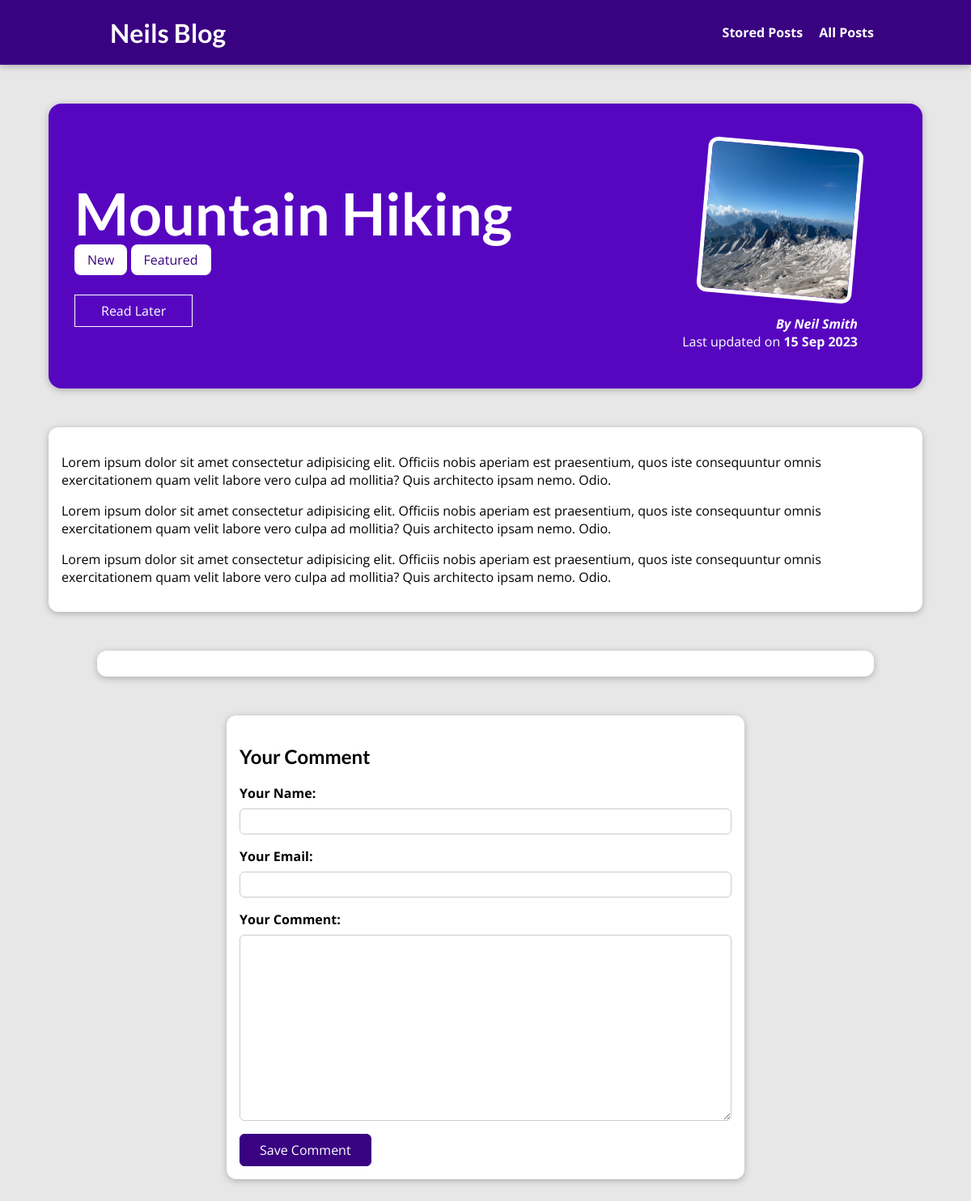
The page /posts/hike-in-the-mountains on the database as committed earlier.
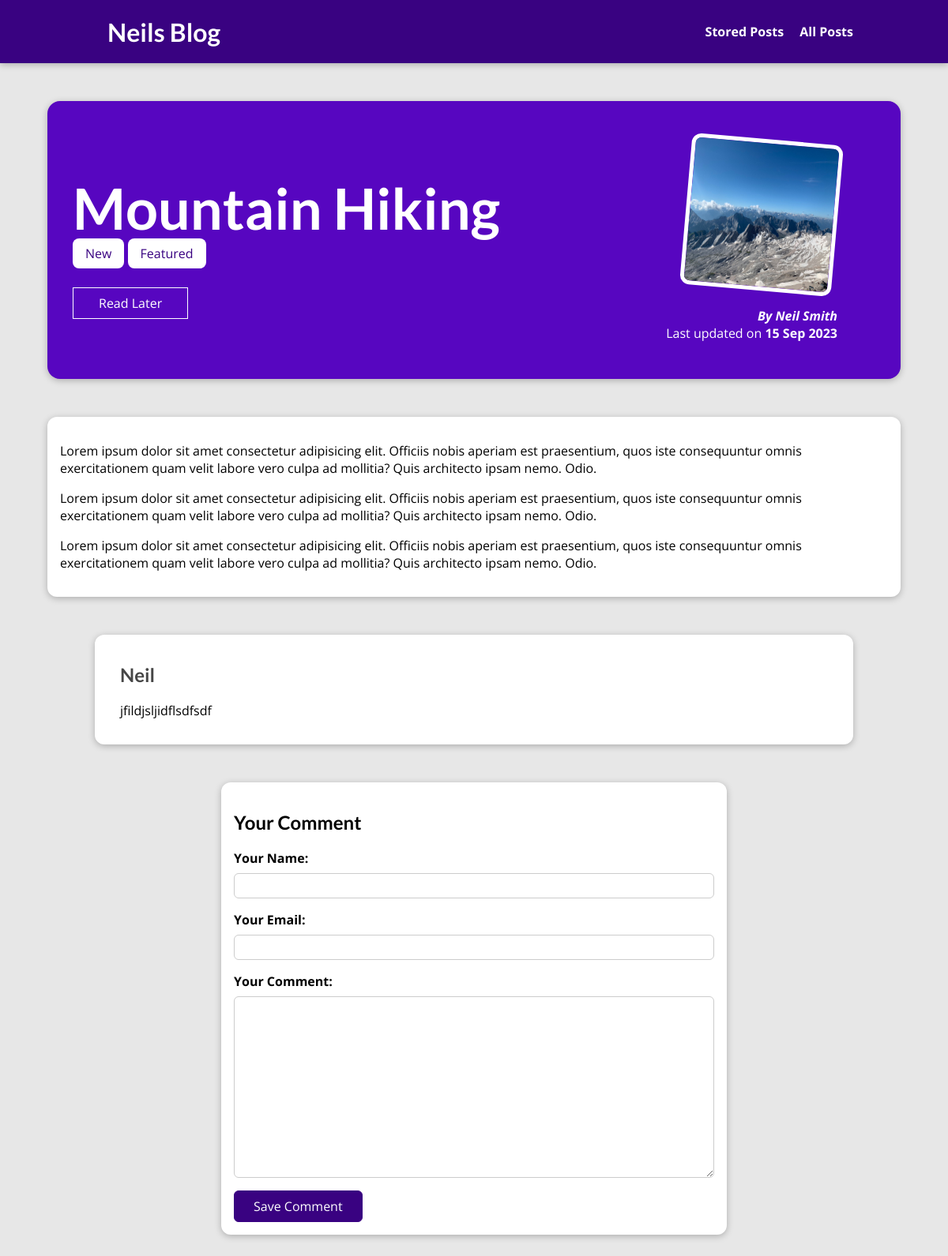
The same page on the database as committed later.
### blog/models.py (models this page shows, shortened)
class Tag(models.Model):
    caption = models.CharField(max_length=20)

class Comment(models.Model):
    user_name = models.CharField(max_length=120)
    user_email = models.EmailField()
    text = models.TextField(max_length=400)
    post = models.ForeignKey(Post, on_delete=models.CASCADE, related_name="comments")

### blog/views.py (the view, shortened to what this page needs)
# urls.py: path("posts/<slug:slug>", views.PostDetailView.as_view(), name="post-detail-page"),
class PostDetailView(View):
    def is_stored_post(self, request, post_id):
        stored_posts = request.session.get("stored_posts")
        if stored_posts is not None:
            is_saved_for_later = post_id in stored_posts
        else:
            is_saved_for_later = False
        return is_saved_for_later
    def get(self, request, slug):
        post = Post.objects.get(slug=slug)
        context = {
            "post": post,
            "post_tags": post.tags.all(),
            "comment_form": CommentForm(),
            "comments": post.comments.all().order_by("-id"),
            "saved_for_later": self.is_stored_post(request, post.id)
        }
        return render(request, "blog/post-detail.html", context)

### blog/forms.py
class CommentForm(forms.ModelForm):
    class Meta:
        model = Comment
        exclude = ["post"]
        labels = {
            "user_name": "Your Name",
            "user_email": "Your Email",
            "text": "Your Comment"
        }

### blog/models.py (called while the page is built)
    def full_name(self):
        return f"{self.first_name} {self.last_name}"

    def __str__(self):
        return self.full_name()

### blog/templates/blog/post-detail.html (shortened to what this page needs)
 {% extends 'base.html' %}
 {% load static %}
 {% block css_files %}
<link rel="stylesheet" href="{% static 'blog/post-detail.css' %}">
{% endblock css_files %}
{% block content %}
 <section id="summary">
    <h2>{{ post.title }}</h2>
    <div>
      {% for tag in post_tags %}
        <span class="tag">{{ tag.caption }}</span>
      {% endfor %}
    </div>
    <div id="read-later">
      <form action="{% url "read-later" %}" method="POST">
        <button>
          {% if saved_for_later %}
            Remove From "Read Later" List
          {% else %}
            Read Later
          {% endif %}
        </button>
      </form>
    </div>
    <article>
        <img src="{{ post.image.url }}" alt="{{ post.title }}">
        <address>By <a href="mailto:{{ post.author.email_address }}">{{ post.author }}</a></address>
        <div>
            Last updated on <time>{{ post.date|date:'d M Y'}}</time>
        </div>
    </article>
 </section>
 <main>
   {{ post.content|linebreaks}}
 </main>
 <section id="comments">
    <ul>
      {% for comment in comments %}
        <li>
          <h2>{{ comment.user_name }}</h2>
          <p>{{ comment.text|linebreaks }}</p>
        </li>
      {% endfor %}
    </ul>
 </section>
 <section id="comment-form">
  <h2>Your Comment</h2>
  <form action="{% url "post-detail-page" post.slug %}" method="POST">
    {% for form_field in comment_form %}
    <div class="form-control {% if form_field.errors %}invalid{% endif %}">
      {{ form_field.label_tag }}
      {{ form_field }}
    </div>
    {% endfor %}
    <button>Save Comment</button>
  </form>
</section>
{% endblock content %}

Rows that differ between the two databases and show on the page:
added Comment: user_name "Neil", text "jfildjsljidflsdfsdf"
